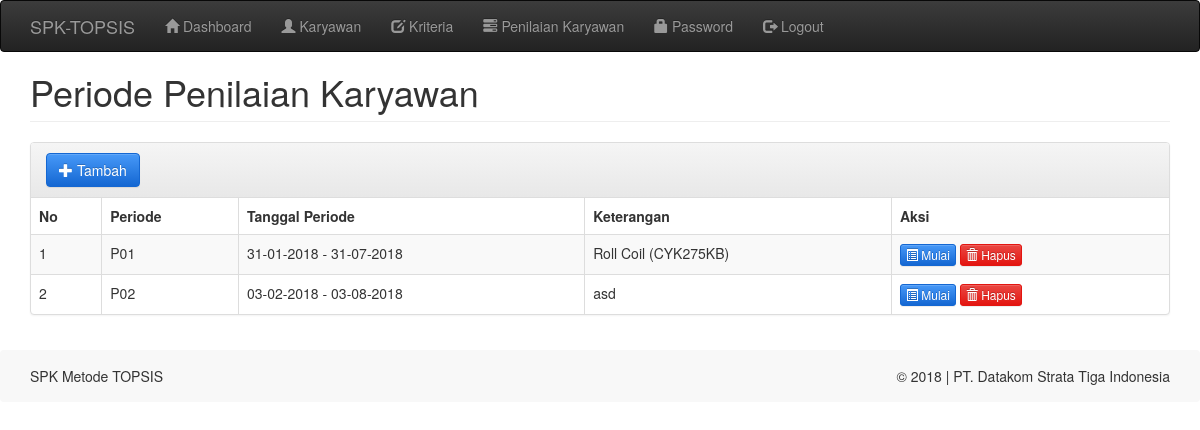
Page /niko/index.php?m=periode (signed in) on the committed database.
### tables this page shows
CREATE TABLE IF NOT EXISTS `tb_periode` (
`periode_id` int(11) NOT NULL,
  `nama_periode` varchar(255) NOT NULL,
  `keterangan` text,
  `tgl_periode` varchar(100) NOT NULL,
  `created_dt` datetime NOT NULL,
  `status` int(11) DEFAULT '0'
);

### niko/config.php (called while the page is built)
<?php
$config["server"]='localhost';
$config["username"]='root';
$config["password"]='';
$config["database_name"]='db_spk_topsis';

### niko/includes/ez_sql_core.php (called while the page is built, shortened)
<?php
	class ezSQLcore
	{
		var $timers           = array();
		function get_host_port( $host, $default = false )
		{
			$port = $default;
			return array( $host, $port );
		}
		function flush()
		{
			$this->last_result = array();
		}
		function get_results($query=null, $output = OBJECT)
		{
			if ( $query )
			{
				$this->query($query);
			}
			if ( $output == OBJECT )
			{
				return $this->last_result;
			}
		}
		function timer_get_cur()
		{
			list($usec, $sec) = explode(" ",microtime());
			return ((float)$usec + (float)$sec);
		}
		function timer_start($timer_name)
		{
			$this->timers[$timer_name] = $this->timer_get_cur();
		}
		function timer_elapsed($timer_name)
		{
			return round($this->timer_get_cur() - $this->timers[$timer_name],2);
		}
	}

### niko/functions.php (called while the page is built, shortened)
<?php
include'config.php';
include'includes/ez_sql_core.php';
include'includes/ez_sql_mysqli.php';
$db = new ezSQL_mysqli($config[username], $config[password], $config[database_name], $config[server]);

### niko/includes/ez_sql_mysqli.php (called while the page is built, shortened)
<?php
	$ezsql_mysqli_str = array
	(
		1 => 'Require $dbuser and $dbpassword to connect to a database server',
		2 => 'Error establishing mySQLi database connection. Correct user/password? Correct hostname? Database server running?',
		3 => 'Require $dbname to select a database',
		4 => 'mySQLi database connection is not active',
		5 => 'Unexpected error while trying to select database'
	);
	class ezSQL_mysqli extends ezSQLcore
	{
		function connect($dbuser='', $dbpassword='', $dbhost='localhost', $dbport=false)
		{
			global $ezsql_mysqli_str; $return_val = false;
			if ( ! $dbuser )
			{
				$this->register_error($ezsql_mysqli_str[1].' in '.__FILE__.' on line '.__LINE__);
				$this->show_errors ? trigger_error($ezsql_mysqli_str[1],E_USER_WARNING) : null;
			}
			else
			{
				$this->dbh = new mysqli($dbhost,$dbuser,$dbpassword, '', $dbport);
				if( $this->dbh->connect_errno )
				{
					$this->register_error($ezsql_mysqli_str[2].' in '.__FILE__.' on line '.__LINE__);
					$this->show_errors ? trigger_error($ezsql_mysqli_str[2],E_USER_WARNING) : null;
				}
				else
				{
					$return_val = true;
				}
			}
			return $return_val;
		}
		function query($query)
		{
			$return_val = 0;
			$query = trim($query);
			$this->result = @$this->dbh->query($query);
			if ( preg_match("/^(insert|delete|update|replace|truncate|drop|create|alter|begin|commit|rollback|set|lock|unlock|call)/i",$query) )
			{
				$is_insert = true;
				$this->rows_affected = @$this->dbh->affected_rows;
				if ( preg_match("/^(insert|replace)\s+/i",$query) )
				{
					$this->insert_id = @$this->dbh->insert_id;
				}
				$return_val = $this->rows_affected;
			}
			else
			{
				$is_insert = false;
				$i=0;
				$num_rows=0;
				while ( $row = @$this->result->fetch_object() )
				{
					$num_rows++;
				}
				$this->num_rows = $num_rows;
				$return_val = $this->num_rows;
			}
			return $return_val;
		}
	}

### niko/periode.php (the view, shortened to what this page needs)
<div class="page-header">
    <h1>Periode Penilaian Karyawan</h1>
</div>
<div class="panel panel-default">
<div class="panel-heading">
    <form class="form-inline">
        <div class="form-group">
            <a class="btn btn-primary" href="?m=periode_tambah"><span class="glyphicon glyphicon-plus"></span> Tambah</a>
        </div>
    </form>
</div>
<div class="table-responsive">
    <?php
    $rows_periode = $db->get_results("SELECT * FROM tb_periode
        ORDER BY periode_id");
    ?>
    <table class="table table-bordered table-hover table-striped">
        <thead>
            <tr>
                <th>No</th>
                <th>Periode</th>
                <th>Tanggal Periode</th>
                <th>Keterangan</th>
                <th>Aksi</th>
            </tr>
        </thead>
        <?php
        $no=1;
        if(is_array($rows_periode)){
            foreach($rows_periode as $row){
                ?>
                <tr>
                    <td><?= $no;?></td>
                    <td><?= $row->nama_periode;?></td>
                    <td><?= $row->tgl_periode;?></td>
                    <td><?= $row->keterangan;?></td>
                    <td>
                        <?php
                        if($row->status == 1){
                            ?>
                            <a class="btn btn-xs btn-primary disabled" disabled href="?m=nilai_karyawan&p_id=<?php echo $row->periode_id?> "><span class="glyphicon glyphicon-list-alt"></span> Mulai</a>
                            <?php
                        }else {
                            ?>
                            <a class="btn btn-xs btn-primary" href="?m=nilai_karyawan&p_id=<?php echo $row->periode_id?> "><span class="glyphicon glyphicon-list-alt"></span> Mulai</a>
                            <?php
                        }
                        ?>
                        <a class="btn btn-xs btn-danger" href="aksi.php?act=periode_hapus&ID=<?=$row->periode_id?>" onclick="return confirm('Hapus data?')"><span class="glyphicon glyphicon-trash"></span> Hapus </a>
                    </td>
                </tr>
                <?php
                $no++;
            }
        }
        ?>
    </table>
    <?php include "includes/footer.php"; ?>

### niko/assets/css/general.css (style rules this page uses)
html { position: relative; min-height: 100%; }
body { margin-bottom: 500px; }
.page-header { margin-top: 0; padding-bottom: 0; }
.page-header h1 { margin-top: 0; }

### rows in the picture
tb_periode: nama_periode "P01", tgl_periode "31-01-2018 - 31-07-2018", keterangan "Roll Coil (CYK275KB)"
tb_periode: nama_periode "P02", tgl_periode "03-02-2018 - 03-08-2018", keterangan "asd"
